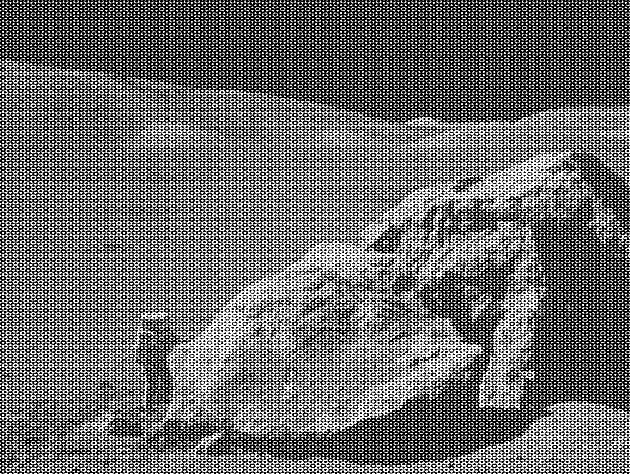
#> input picture project02/proj02-images/applo17_boulder_noisy.tif, 630 x 474 px, found by its file name
$ jupyter execute job04b.ipynb
#> lines starting #> are read from the running program, lines starting #| are printed output that depends on the picture; after the words box and inside, x2 and y2 are one past the last pixel; in counts of white or black regions, pixels touching at a corner belong together
读取一幅灰度图像，在频域用不同带宽的滤波器，进行低通、高通、高频提升滤波器进行滤波。

[cell 1]
import numpy as np
import cv2
import matplotlib.pyplot as plt

# 导入灰度图像
def load_image(image_path):
    img = cv2.imread(image_path, cv2.IMREAD_GRAYSCALE)
#> img is the input picture: shape (474, 630); min 0, max 255, mean 108.1
    return img

# 显示原图与滤波后图像
def show_images(original, filtered, title):
    plt.figure(figsize=(10, 5))
    plt.subplot(1, 2, 1)
    plt.imshow(original, cmap='gray')
    plt.title('Original Image')
    plt.axis('off')

    plt.subplot(1, 2, 2)
    plt.imshow(np.abs(filtered), cmap='gray')
    plt.title(f'{title} Filtered Image')
    plt.axis('off')

    plt.show()

[cell 2]
# 图像的傅里叶变换并转换到中心
def fft_image(img):
    f = np.fft.fft2(img)
    fshift = np.fft.fftshift(f)  # 将低频移动到中心
    return fshift

# 傅里叶变换的逆变换
def ifft_image(fshift):
    f_ishift = np.fft.ifftshift(fshift)  # 逆平移
    img_back = np.fft.ifft2(f_ishift)    # 逆变换
    return img_back

# 构建理想低通滤波器
def ideal_lowpass(size, cutoff):
    rows, cols = size
    crow, ccol = rows // 2, cols // 2
    mask = np.zeros((rows, cols), np.uint8)
    cv2.circle(mask, (ccol, crow), cutoff, 1, thickness=-1)
    return mask

# 构建理想高通滤波器
def ideal_highpass(size, cutoff):
    lp = ideal_lowpass(size, cutoff)
    return 1 - lp

[cell 3]
# 高频提升滤波器
def high_frequency_emphasis(size, cutoff, boost_factor=1.5, highpass_factor=0.5):
    hp = ideal_highpass(size, cutoff)
    return boost_factor + highpass_factor * hp

[cell 4]
def apply_filter(image, filter_mask):
    fshift = fft_image(image)
    filtered_fshift = fshift * filter_mask  # 在频域乘以滤波器
    filtered_img = ifft_image(filtered_fshift)  # 转回空间域
    return filtered_img

[cell 5]
root_path = '/root/DIVP_project/'
einstein_path = "project02/proj02-images/einstein_orig.tif"
baboon_path = "project02/proj02-images/baboon.jpg"
headCT_path = "project02/proj02-images/headCT_Vandy.tif"
app17_path = "project02/proj02-images/applo17_boulder_noisy.tif"

[cell 6]
# 读取灰度图像
image_path = root_path + app17_path
img = load_image(image_path)

# 图像的尺寸
size = img.shape
#> size = (474, 630)

# 应用低通滤波器
lowpass_filter = ideal_lowpass(size, cutoff=30)
#> in ideal_lowpass, `cv2.circle(mask, (ccol, crow), cutoff, 1, thickness=-1)`:
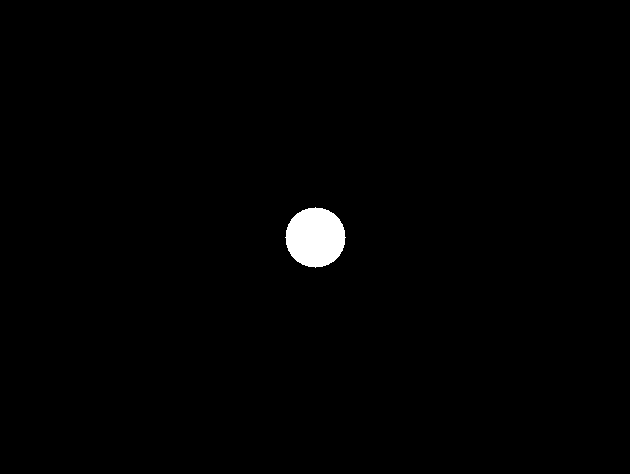
#> mask: shape (474, 630); values 0 (black) and 1 (white), 0.94% white; 1 white region, box (x1, y1, x2, y2) and area: (285, 207, 346, 268) 2821
lowpass_img = apply_filter(img, lowpass_filter)
show_images(img, lowpass_img, 'Lowpass')
#> in show_images, `plt.show()`:
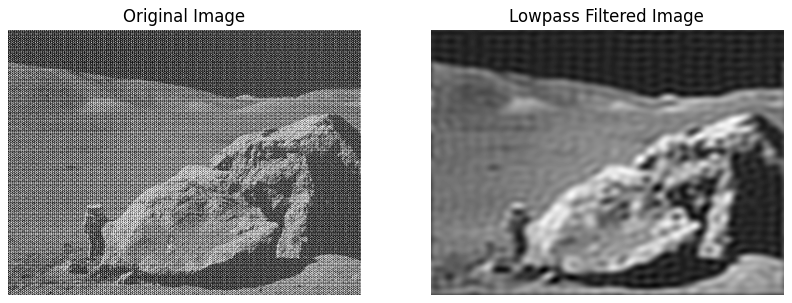
#> figure drawn by matplotlib, 2 panels

# 应用高通滤波器
highpass_filter = ideal_highpass(size, cutoff=30)
highpass_img = apply_filter(img, highpass_filter)
show_images(img, highpass_img, 'Highpass')
#> call 2 of show_images, with filtered = array of shape (474, 630), title = 'Highpass'
#> in show_images (call 2), `plt.show()`:
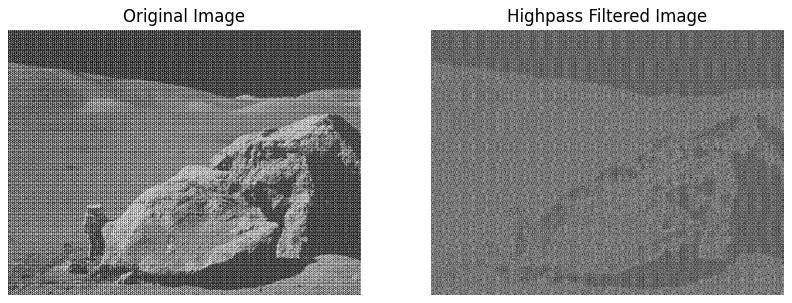
#> figure drawn by matplotlib, 2 panels

# 应用高频提升滤波器
high_freq_emph_filter = high_frequency_emphasis(size, cutoff=30)
high_freq_emph_img = apply_filter(img, high_freq_emph_filter)
show_images(img, high_freq_emph_img, 'High Frequency Emphasis')
#> call 3 of show_images, with filtered = array of shape (474, 630), title = 'High Frequency Emphasis'
#> in show_images (call 3), `plt.show()`:
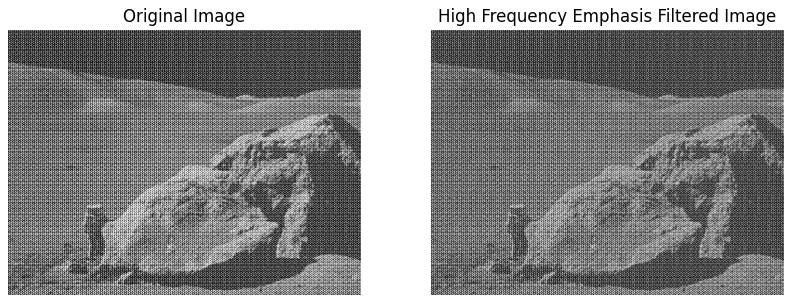
#> figure drawn by matplotlib, 2 panels
